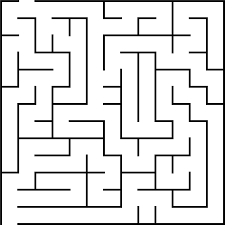
#> input picture course2/hw/maze.png, 225 x 225 px; the run also reads 1 picture not shown here
$ jupyter execute Course2ProblemSet4_Solutions-Copy1.ipynb
#> lines starting #> are read from the running program, lines starting #| are printed output that depends on the picture; after the words box and inside, x2 and y2 are one past the last pixel; in counts of white or black regions, pixels touching at a corner belong together
# Solving Image Maze (With Solution)

Given a maze as an image with a start and end point, we would like to write code to solve the maze.

An image is a 2D matrix of pixels of a particular size that depends on its resolution. Each
pixel has a color which is given by its Red, Green and Blue (RGB) values.

Given an image, we will view it as a graph where each pixel of the image is a vertex
and edges connect a pixel to its neighbor. The weight of an edge should be very small if
the pixel colors are similar (i.e, the differences between r, g and b values are close to zero)
and correspondingly large as the pixel colors diverge.

Next, given a source pixel $(i_0, j_0)$ and destination pixel,
$(i_1, j_1)$, we wish find the shortest weight path from source to destination.

You should use the Dijkstra's algorithm modified in two ways:
   - It can exit as soon as the destination is reached.
   - A 1000 x 1000 pixel image gives rise to a graph with million vertices. Storing such a graph as an adjacency list is going to be very memory intensive. Instead, your goal will be to generate the vertices and edges *on-the-fly*.

We will use opencv library, a popular computer vision library to load, and manipulate images of mazes.

## Manipulating Images

You can directly manipulate images in python in many ways. The `opencv` library is considered a standard for numerous
image manipulation tasks.

Here we load an image `maze.png` and you can see it nicely plotted with coordinates. We then show you two pixels
shown in red and blue. The goal here is to detect a path from one of the colored circle to the other, in the maze without crossing
the black pixels.

[cell 1]
from matplotlib import pyplot as plt
import cv2
# You can read png, jpg and other file types
img = cv2.imread('maze.png') # read an image from a file using opencv (cv2) library
#> img is the input picture: shape (225, 225, 3); min 0, max 255, mean 225.5
# you can annotate images
cv2.circle(img,(5,220), 3, (255,0,0), -1) # add a circle centered at (5, 220) radius 3, color red (RGB: 255,0,0)
#> img: shape (225, 225, 3); 0.06% of pixels changed, all inside (x1, y1, x2, y2) = (2, 217, 9, 224)
cv2.circle(img, (5,5), 3, (0,0,255), -1) # add a circle centered at (5,5) radius 3, color red (RGB: 0,0,255)
#> img: shape (225, 225, 3); mean B, G, R 225.3, 225.2, 225.3
plt.imshow(img) # show the image on the screen
plt.title('Amazing')
plt.show()
img = cv2.imread('maze-solution.png') # read an image from a file using opencv (cv2) library
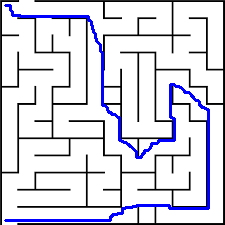
#> input picture course2/hw/maze-solution.png, 225 x 225 px
#> img is the input picture: shape (225, 225, 3); mean B, G, R 226.5, 215.4, 215.4
# you can annotate images
cv2.circle(img,(5,220), 3, (255,0,0), -1) # add a circle centered at (5, 220) radius 3, color red (RGB: 255,0,0)
#> img: shape (225, 225, 3); 0.04% of pixels changed, all inside (x1, y1, x2, y2) = (2, 217, 8, 224)
cv2.circle(img, (5,5), 3, (0,0,255), -1) # add a circle centered at (5,5) radius 3, color red (RGB: 0,0,255)
#> img: shape (225, 225, 3); mean B, G, R 226.3, 215.2, 215.4
plt.imshow(img) # show the image on the screen
plt.title('Amazing Solution ')
plt.show()

Given an image it is simple to read the color at a pixel. Let us read the color at pixel (645, 67)

[cell 2]
print('Image size (height, width, num layers) is', img.shape)
#| Image size (height, width, num layers) is (225, 225, 3)
px = img[145, 67] # img[y,x] is the color of the pixel of x,y
#> px = [255, 255, 255]
print(px)
#| [255 255 255]
cv2.circle(img, (80, 18), 3, (198,31,4),-1) # Draw a colored circle centered at (80, 18)
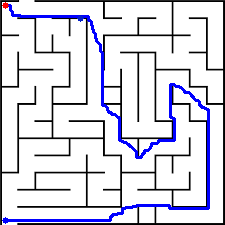
#> img: shape (225, 225, 3); mean B, G, R 226.3, 215.2, 215.3
px1 = img[18, 80] # It is important to note that rows of the image are y values and columns are x values.
#> px1 = [198, 31, 4]
print(px1)
#| [198  31   4]
#> (the rest of the program and of its run is left out)
